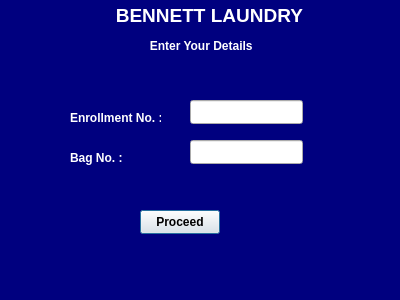
<?xml version="1.0" encoding="UTF-8"?>
<ui version="4.0">
 <class>LaundryDropVer</class>
 <widget class="QDialog" name="LaundryDropVer">
  <property name="geometry">
   <rect>
    <x>0</x>
    <y>0</y>
    <width>400</width>
    <height>300</height>
   </rect>
  </property>
  <property name="windowTitle">
   <string>Dialog</string>
  </property>
  <widget class="QLabel" name="label">
   <property name="geometry">
    <rect>
     <x>0</x>
     <y>0</y>
     <width>401</width>
     <height>31</height>
    </rect>
   </property>
   <property name="font">
    <font>
     <pointsize>14</pointsize>
     <bold>true</bold>
    </font>
   </property>
   <property name="styleSheet">
    <string notr="true">color: rgb(255, 255, 255);
background-color: rgb(0, 0, 127);</string>
   </property>
   <property name="text">
    <string>                      BENNETT LAUNDRY</string>
   </property>
  </widget>
  <widget class="QLabel" name="label_2">
   <property name="geometry">
    <rect>
     <x>0</x>
     <y>30</y>
     <width>401</width>
     <height>31</height>
    </rect>
   </property>
   <property name="font">
    <font>
     <bold>true</bold>
    </font>
   </property>
   <property name="styleSheet">
    <string notr="true">color: rgb(255, 255, 255);
background-color: rgb(0, 0, 127);</string>
   </property>
   <property name="text">
    <string>                                             Enter Your Details</string>
   </property>
  </widget>
  <widget class="QLabel" name="label_3">
   <property name="geometry">
    <rect>
     <x>0</x>
     <y>60</y>
     <width>401</width>
     <height>241</height>
    </rect>
   </property>
   <property name="styleSheet">
    <string notr="true">background-color: rgb(0, 0, 127);</string>
   </property>
   <property name="text">
    <string/>
   </property>
  </widget>
  <widget class="QLabel" name="label_4">
   <property name="geometry">
    <rect>
     <x>70</x>
     <y>110</y>
     <width>91</width>
     <height>16</height>
    </rect>
   </property>
   <property name="font">
    <font>
     <bold>true</bold>
    </font>
   </property>
   <property name="styleSheet">
    <string notr="true">color: rgb(255, 255, 255);</string>
   </property>
   <property name="text">
    <string>Enrollment No. :</string>
   </property>
  </widget>
  <widget class="QLabel" name="label_5">
   <property name="geometry">
    <rect>
     <x>70</x>
     <y>150</y>
     <width>61</width>
     <height>16</height>
    </rect>
   </property>
   <property name="font">
    <font>
     <bold>true</bold>
    </font>
   </property>
   <property name="styleSheet">
    <string notr="true">color: rgb(255, 255, 255);</string>
   </property>
   <property name="text">
    <string>Bag No. : </string>
   </property>
  </widget>
  <widget class="QLineEdit" name="txtENo">
   <property name="geometry">
    <rect>
     <x>190</x>
     <y>100</y>
     <width>113</width>
     <height>24</height>
    </rect>
   </property>
  </widget>
  <widget class="QLineEdit" name="txtBagNo">
   <property name="geometry">
    <rect>
     <x>190</x>
     <y>140</y>
     <width>113</width>
     <height>24</height>
    </rect>
   </property>
  </widget>
  <widget class="QPushButton" name="pushButton">
   <property name="geometry">
    <rect>
     <x>140</x>
     <y>210</y>
     <width>80</width>
     <height>24</height>
    </rect>
   </property>
   <property name="font">
    <font>
     <bold>true</bold>
    </font>
   </property>
   <property name="text">
    <string>Proceed</string>
   </property>
  </widget>
 </widget>
 <resources/>
 <connections/>
</ui>
